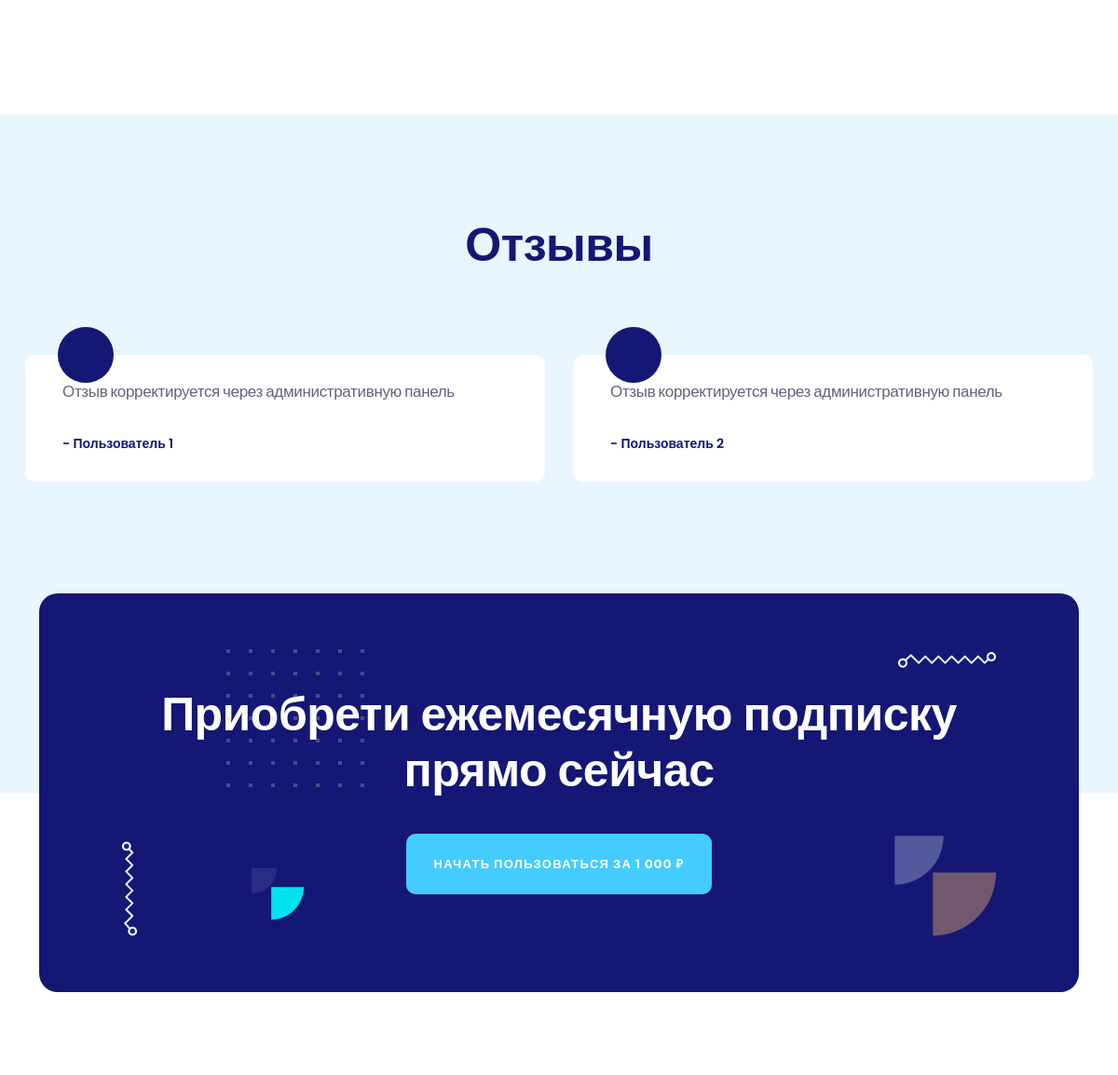
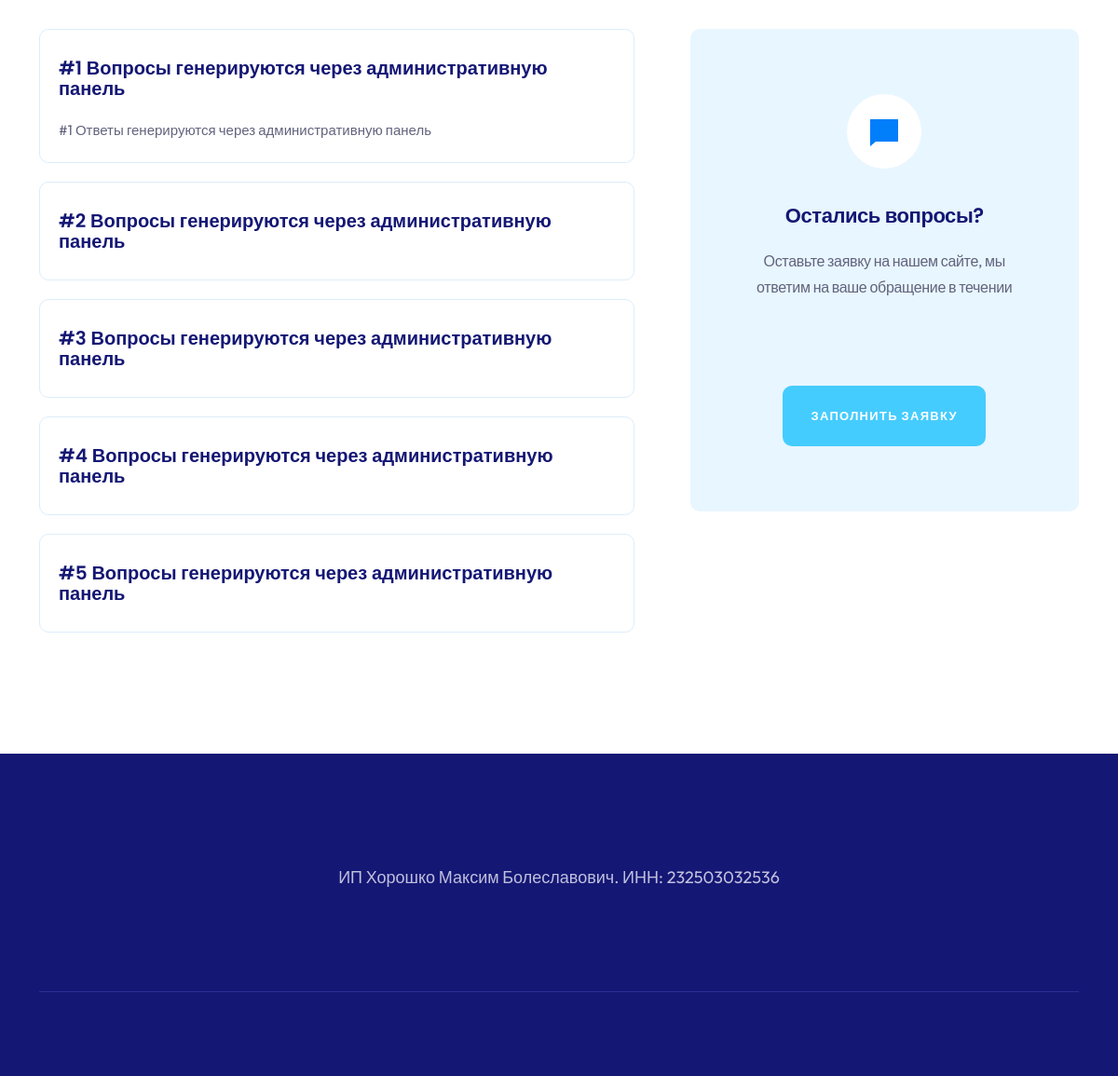
The app's page / (lower part), older data (2 pictures, top to bottom).
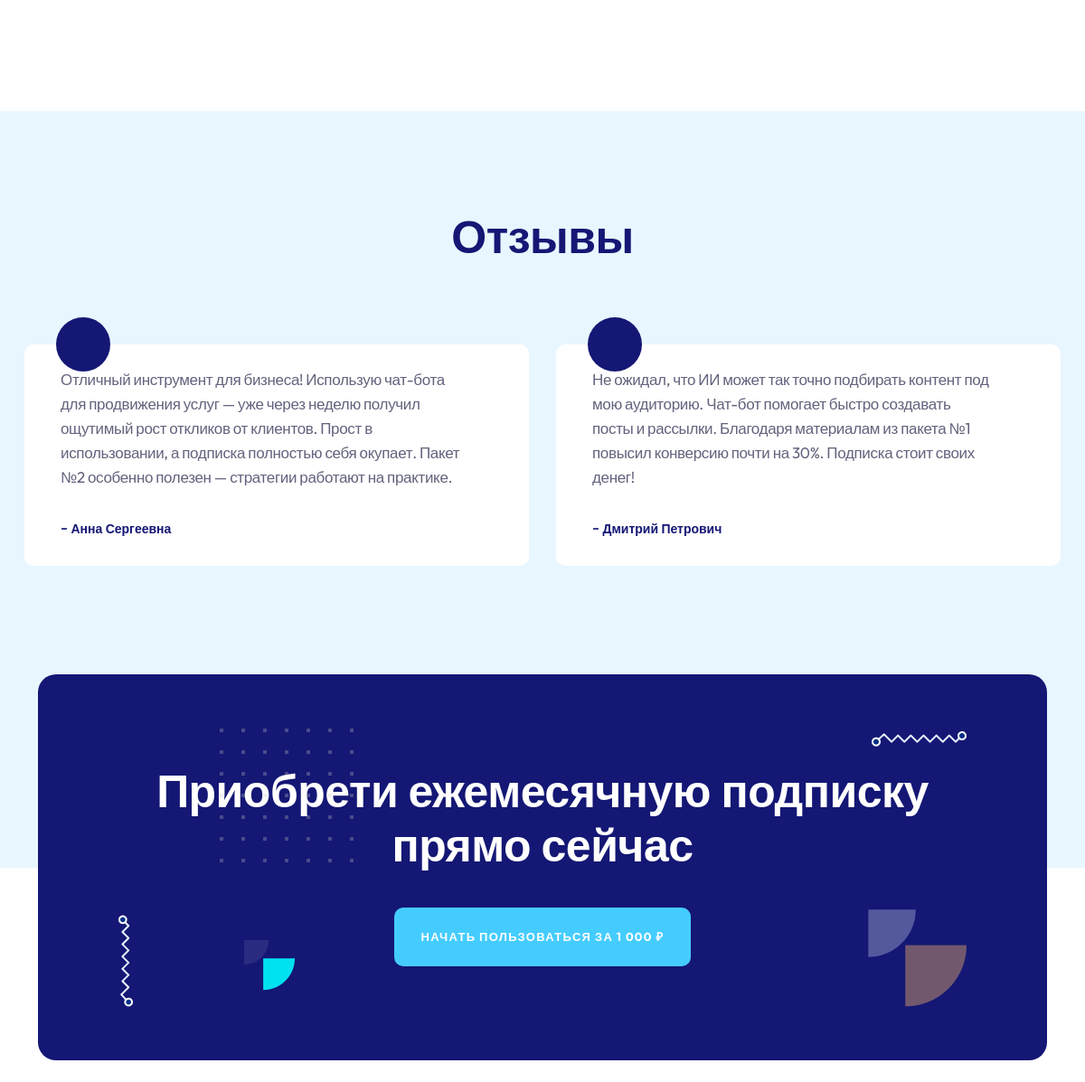
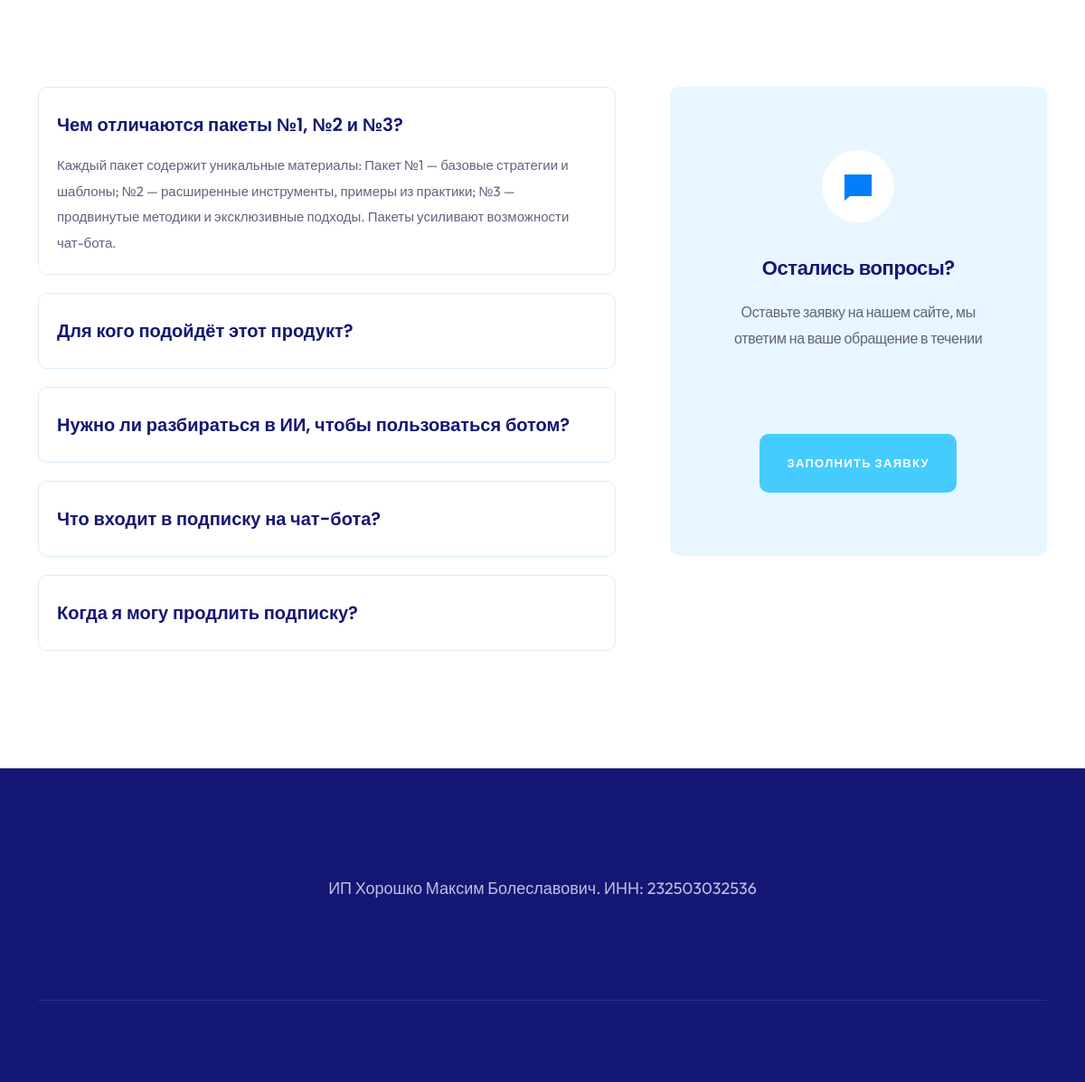
The same page, newer data (2 pictures, top to bottom).
### server/models.py (models this page shows, shortened)
class Reviews(models.Model):
    class Meta:
        verbose_name = 'Отзыв'
        verbose_name_plural = 'Отзывы'
    dsc = models.CharField(verbose_name='Отзыв', max_length=600)
    user = models.CharField(verbose_name='От кого (имя пользователя)', max_length=155)

class Faq(models.Model):
    class Meta:
        verbose_name = 'Вопрос/Ответ'
        verbose_name_plural = 'Вопросы/Ответы'
    title = models.CharField(verbose_name='Вопрос', max_length=155)
    ask = models.CharField(verbose_name='Ответ', max_length=700)

### server/views.py (the view)
# urls.py: path('', show_index, name='index'),
def show_index(req):
    price = Price.objects.all()
    reviews = Reviews.objects.all()
    faq = Faq.objects.all()
    success = False
    if req.method == 'POST':
        form = SendMessageForm(req.POST)
        if form.is_valid():
            form.save()
            success = True
            form = SendMessageForm()  # Очистить форму после отправки
    else:
        form = SendMessageForm()
    data = {
        'price': price,
        'reviews': reviews[:7],
        'faq': faq[:5],
        'form': form,
        'success': success
    }
    return render(req, 'server/index.html', data)

### server/templates/server/index.html (shortened to what this page needs)
{% extends 'server/technical/pattern.html' %}
{% load static %}
{% block content %}
<main>
      <div id="about-inner__area" class="about-inner__area pt-130 pb-130">
      </div>
      <div id="reviews" class="tp-testimonial__area grey-bg pt-110 pb-120 fix">
         <div class="container-fluid">
            <div class="row g-0">
               <div class="col-12">
                  <div class="tp-testimonial__section text-center pb-50">
                     <h3 class="tp-section-title wow tpfadeUp" data-wow-duration=".9s" data-wow-delay=".3s">Отзывы</h3>
                  </div>
               </div>
            </div>
            <div class="tp-testimonial__section">
               <div class="tp-testimonial__active">
                  {% for el in reviews %}
                  <div class="tp-testimonial__slider-item d-flex align-items-center p-relative wow tpfadeUp" data-wow-duration=".9s" data-wow-delay=".5s">
                     <div class="tp-testimonial__slider-content">
                        <p>{{ el.dsc }}</p>
                        <h4 class="tp-testimonial__slider-title">- {{ el.user }}</h4>
                     </div>
                     <div class="tp-testimonial__slider-quote">
                     </div>
                  </div>
                 {% endfor %}
               </div>
            </div>
         </div>
      </div>
      <div class="tp-cta__area p-relative">
         <div class="container">
            <div class="row">
               <div class="col-12">
                  <div class="tp-cta__wrapper-2 theme-bg p-relative">
                     <div class="tp-cta__shape-1">
                        <img src="{% static 'server/assets/img/cta/cta-shape-1.png' %}" alt="">
                     </div>
                     <div class="tp-cta__shape-2">
                        <img src="assets/img/cta/cta-shape-2.png" alt="">
                     </div>
                     <div class="tp-cta__shape-3">
                        <img src="assets/img/cta/cta-shape-3.png" alt="">
                     </div>
                     <div class="tp-cta__shape-4">
                        <img src="assets/img/cta/cta-shape-4.png" alt="">
                     </div>
                     <div class="tp-cta__shape-5">
                        <img src="assets/img/cta/cta-shape-5.png" alt="">
                     </div>
                     <div class="tp-cta__item text-center">
                        <h3 class="tp-section-title text-white pb-30 wow tpfadeUp" data-wow-duration=".9s" data-wow-delay=".3s">Приобрети ежемесячную подписку<br>прямо сейчас </h3>
                        <a class="tp-btn-sky wow tpfadeUp" data-wow-duration=".9s" data-wow-delay=".5s" href="#"><span>Начать пользоваться за 1 000 ₽</span></a>
                     </div>
                  </div>
               </div>
            </div>
         </div>
      </div>
      <div id="faq" class="tp-faq__area pt-120 pb-110">
         <div class="container">
            <div class="row">
               <div class="col-xl-7 col-lg-6">
                  <div class="tp-custom-accordio-3">
                     <div class="accordion" id="accordionExample">
                         {% for item in faq %}
                         <div class="accordion-items wow tpfadeUp" data-wow-duration=".9s" data-wow-delay=".{{ forloop.counter }}s">
                             <h2 class="accordion-header" id="heading{{ forloop.counter }}">
                                 <button class="accordion-buttons {% if not forloop.first %}collapsed{% endif %}" type="button"
                                         data-bs-toggle="collapse"
                                         data-bs-target="#collapse{{ forloop.counter }}"
                                         aria-expanded="{% if forloop.first %}true{% else %}false{% endif %}"
                                         aria-controls="collapse{{ forloop.counter }}">
                                     {{ item.title }}
                                 </button>
                             </h2>
                             <div id="collapse{{ forloop.counter }}"
                                  class="accordion-collapse collapse {% if forloop.first %}show{% endif %}"
                                  aria-labelledby="heading{{ forloop.counter }}"
                                  data-bs-parent="#accordionExample">
                                 <div class="accordion-body">
                                     {{ item.ask }}
                                 </div>
                             </div>
                         </div>
                         {% endfor %}
                     </div>
                  </div>
               </div>
               <div class="col-xl-5 col-lg-6 wow tpfadeRight" data-wow-duration=".9s" data-wow-delay=".9s">
                  <div class="tp-faq__right-side text-center">
                     <div class="tp-faq__icon">
                        <a href="#">
                           <svg width="30" height="29" viewBox="0 0 30 29" fill="none" xmlns="http://www.w3.org/2000/svg">
                              <path d="M5.9542 23.9764L0 29V0H30V23.9764H5.9542Z" fill="#017EFA"/>
                           </svg>
                        </a>
                     </div>
                     <div class="tp-faq__content">
                        <h4 class="tp-faq__faq-sm-title">Остались вопросы?</h4>
                        <p>Оставьте заявку на нашем сайте, мы ответим на ваше обращение в течении </p>
                        <div class="tp-submit-button">
                           <button type="button" class="tp-btn-sky wow tpfadeUp" data-bs-toggle="modal" data-bs-target="#questionModal">
                              <span>Заполнить заявку</span>
                           </button>
                        </div>
                     </div>
                  </div>
               </div>
            </div>
         </div>
      </div>
   </main>
{% endblock %}

### server/templates/server/technical/pattern.html (shortened to what this page needs)
{% load static %}
<!doctype html>
<html class="no-js" lang="zxx">
<head>
   <link rel="stylesheet" href="{% static 'server/assets/css/bootstrap.min.css' %}">
   <link rel="stylesheet" href="{% static 'server/assets/css/animate.css' %}">
   <link rel="stylesheet" href="{% static 'server/assets/css/custom-animation.css' %}">
   <link rel="stylesheet" href="{% static 'server/assets/css/swiper-bundle.css' %}">
   <link rel="stylesheet" href="{% static 'server/assets/css/slick.css' %}">
   <link rel="stylesheet" href="{% static 'server/assets/css/nice-select.css' %}">
   <link rel="stylesheet" href="{% static 'server/assets/css/flaticon.css' %}">
   <link rel="stylesheet" href="{% static 'server/assets/css/meanmenu.css' %}">
   <link rel="stylesheet" href="{% static 'server/assets/css/font-awesome-pro.css' %}">
   <link rel="stylesheet" href="{% static 'server/assets/css/magnific-popup.css' %}">
   <link rel="stylesheet" href="{% static 'server/assets/css/spacing.css' %}">
   <link rel="stylesheet" href="{% static 'server/assets/css/style.css' %}">
</head>
<body>
   {% block content %}
   {% endblock %}
   <footer>
      <div class="tp-footer__area theme-bg pt-120 pb-50">
         <div class="container">
            <div class="row">
               <div class="col-xl-12">
                  <div class="tp-footer__content text-center">
                     <p class="wow tpfadeUp" data-wow-duration=".9s" data-wow-delay=".5s">ИП Хорошко Максим Болеславович. ИНН: 232503032536</p>
                  </div>
               </div>
            </div>
         </div>
         <div class="tp-footer-bottom__area mt-80 wow tpfadeUp" data-wow-duration=".9s" data-wow-delay=".9s">
            <div class="container">
               <div class="tp-footer-bottom__border-top pt-40">
               </div>
            </div>
         </div>
      </div>
   </footer>
</body>
</html>

### server/static/server/assets/css/custom-animation.css (style rules this page uses)
.tpfadeUp { -webkit-animation-name: tpfadeUp; animation-name: tpfadeUp; }
.tpfadeRight { -webkit-animation-name: tpfadeRight; animation-name: tpfadeRight; }

### server/static/server/assets/css/spacing.css (style rules this page uses)
.mt-80 { margin-top:80px }
.pt-40 { padding-top:40px }
.pt-110 { padding-top:110px }
.pt-120 { padding-top:120px }
.pt-130 { padding-top:130px }
.pb-30 { padding-bottom:30px }
.pb-50 { padding-bottom:50px }
.pb-110 { padding-bottom:110px }
.pb-120 { padding-bottom:120px }
.pb-130 { padding-bottom:130px }

Row changes from the older to the newer data that the page shows:
removed Reviews: dsc "Отзыв корректируется через административную панель", user "Пользователь 1"
removed Reviews: dsc "Отзыв корректируется через административную панель", user "Пользователь 2"
removed Faq: title "#1 Вопросы генерируются через административную панель", ask "#1 Ответы генерируются через административную панель"
removed Faq: title "#2 Вопросы генерируются через административную панель"
removed Faq: title "#3 Вопросы генерируются через административную панель"
removed Faq: title "#4 Вопросы генерируются через административную панель"
removed Faq: title "#5 Вопросы генерируются через административную панель"
added Reviews: dsc "Отличный инструмент для бизнеса! Использую чат-бота для продвижения услуг — уже через неделю получил ощутимый рост откликов от клиентов. Прост в использовании, а подписка полностью себя окупает. Пакет №2 особенно полезен — стратегии работают на практике.", user "Анна Сергеевна"
added Reviews: dsc "Не ожидал, что ИИ может так точно подбирать контент под мою аудиторию. Чат-бот помогает быстро создавать посты и рассылки. Благодаря материалам из пакета №1 повысил конверсию почти на 30%. Подписка стоит своих денег!", user "Дмитрий Петрович"
added Faq: title "Чем отличаются пакеты №1, №2 и №3?", ask "Каждый пакет содержит уникальные материалы: Пакет №1 — базовые стратегии и шаблоны; №2 — расширенные инструменты, примеры из практики; №3 — продвинутые методики и эксклюзивные подходы. Пакеты усиливают возможности чат-бота."
added Faq: title "Для кого подойдёт этот продукт?"
added Faq: title "Нужно ли разбираться в ИИ, чтобы пользоваться ботом?"
added Faq: title "Что входит в подписку на чат-бота?"
added Faq: title "Когда я могу продлить подписку?"
